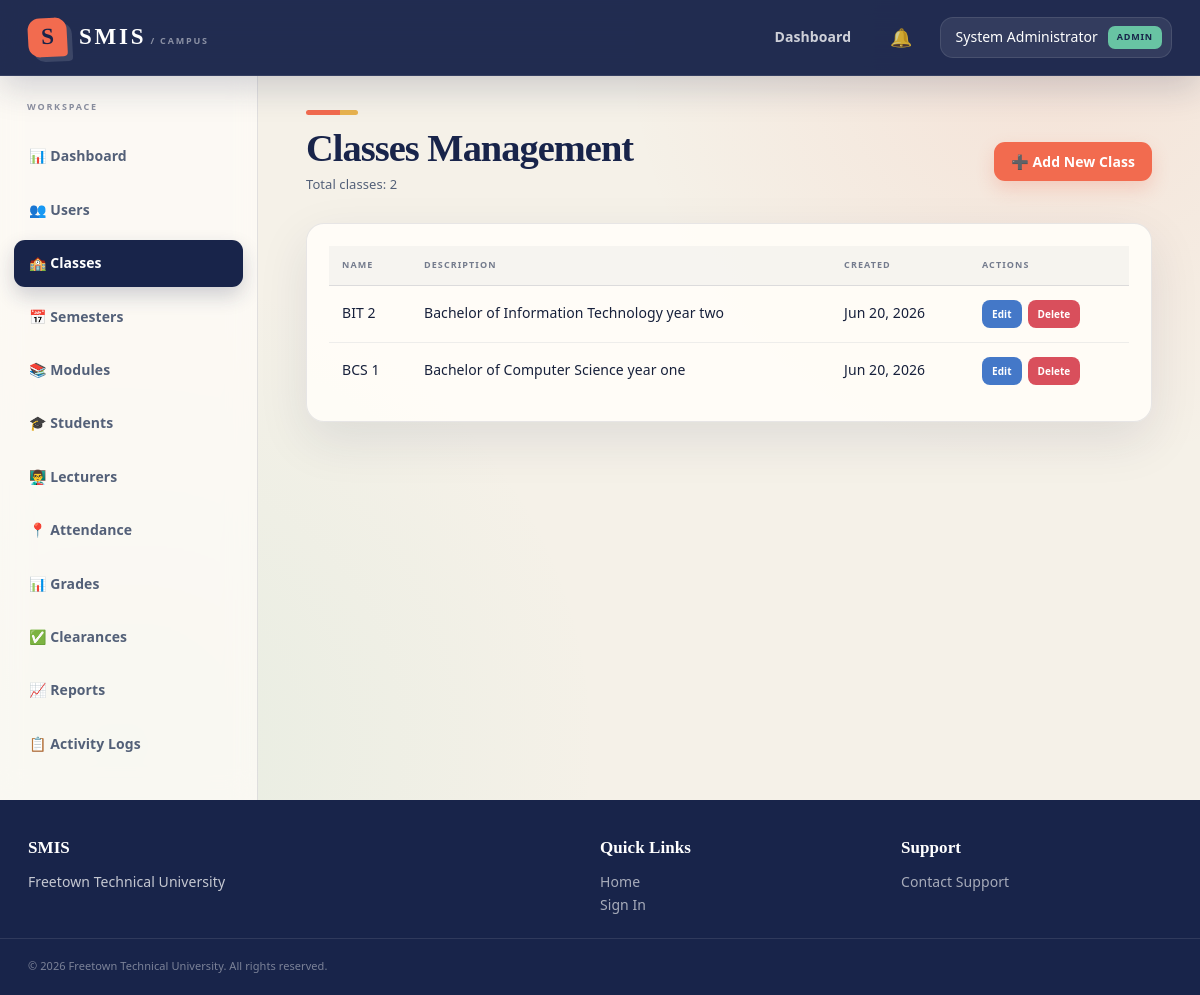
The page /admin/classes.php (signed in) on the database its author committed.
### tables this page shows
CREATE TABLE users (
  id INT UNSIGNED AUTO_INCREMENT PRIMARY KEY,
  name VARCHAR(120) NOT NULL,
  email VARCHAR(150) NOT NULL UNIQUE,
  password VARCHAR(255) NOT NULL,
  role ENUM('admin','student','lecturer','finance') NOT NULL,
  status ENUM('active','inactive') NOT NULL DEFAULT 'active',
  last_login_at DATETIME NULL,
  created_at DATETIME NOT NULL DEFAULT CURRENT_TIMESTAMP,
  updated_at DATETIME NULL ON UPDATE CURRENT_TIMESTAMP,
  INDEX idx_users_role (role),
  INDEX idx_users_status (status)
);

CREATE TABLE classes (
  id INT UNSIGNED AUTO_INCREMENT PRIMARY KEY,
  name VARCHAR(80) NOT NULL UNIQUE,
  description TEXT NULL,
  created_at DATETIME NOT NULL DEFAULT CURRENT_TIMESTAMP
);

### config/database.php (called while the page is built)
<?php
return [
    'host' => 'localhost',
    'port' => '3306',
    'database' => 'smis_db',
    'username' => 'root',
    'password' => '',
    'charset' => 'utf8mb4',
];

### includes/database.php (called while the page is built, shortened)
<?php
function db(): PDO
{
    static $pdo = null;
    if ($pdo instanceof PDO) {
        return $pdo;
    }
    $config = require __DIR__ . '/../config/database.php';
    $dsn = sprintf(
        'mysql:host=%s;port=%s;dbname=%s;charset=%s',
        $config['host'],
        $config['port'],
        $config['database'],
        $config['charset']
    );
    $pdo = new PDO($dsn, $config['username'], $config['password'], [
        PDO::ATTR_ERRMODE => PDO::ERRMODE_EXCEPTION,
        PDO::ATTR_DEFAULT_FETCH_MODE => PDO::FETCH_ASSOC,
        PDO::ATTR_EMULATE_PREPARES => false,
    ]);
    return $pdo;
}
function db_statement(string $sql, array $params = []): PDOStatement
{
    $statement = db()->prepare($sql);
    $statement->execute($params);
    return $statement;
}
function db_all(string $sql, array $params = []): array
{
    return db_statement($sql, $params)->fetchAll();
}
function db_one(string $sql, array $params = []): ?array
{
    $row = db_statement($sql, $params)->fetch();
    return $row === false ? null : $row;
}
function db_value(string $sql, array $params = []): mixed
{
    $value = db_statement($sql, $params)->fetchColumn();
    return $value === false ? null : $value;
}

### includes/functions.php (called while the page is built, shortened)
<?php
function app_config(?string $key = null, mixed $default = null): mixed
{
    static $config = null;
    if ($config === null) {
        $config = require __DIR__ . '/../config/app.php';
    }
    $value = $config;
    foreach (explode('.', $key) as $part) {
        $value = $value[$part];
    }
    return $value;
}
function e(mixed $value): string
{
    return htmlspecialchars((string) $value, ENT_QUOTES, 'UTF-8');
}
function url(string $path = ''): string
{
    $base = rtrim((string) app_config('base_url', ''), '/');
    $path = ltrim($path, '/');
    return $path === '' ? ($base === '' ? '/' : $base) : $base . '/' . $path;
}
function query(string $key, mixed $default = ''): mixed
{
    return $_GET[$key] ?? $default;
}
function format_date(?string $date): string
{
    return date('M d, Y', strtotime($date));
}
function formatDate(?string $date): string
{
    return format_date($date);
}

### includes/auth.php (called while the page is built, shortened)
<?php
function current_user(): ?array
{
    static $user = null;
    if ($user === null) {
        $user = db_one('SELECT id, name, email, role, status, last_login_at FROM users WHERE id = :id', [
            'id' => $_SESSION['user_id'],
        ]);
    }
    return $user;
}
function role_home(string $role): string
{
    return match ($role) {
        'admin' => 'admin/dashboard.php',
        'lecturer' => 'lecturer/dashboard.php',
        'finance' => 'finance/dashboard.php',
        'student' => 'student/dashboard.php',
        default => 'login.php',
    };
}

### includes/middleware.php (called while the page is built, shortened)
<?php
function require_login(): void
{
    if (!current_user()) {
        set_flash('error', 'Please sign in to continue.');
        redirect('login.php');
    }
}
function require_role(string|array $roles): void
{
    require_login();
}

### includes/pagination.php (called while the page is built, shortened)
<?php
function pagination_meta(int $total, int $page, int $perPage): array
{
    $pages = max(1, (int) ceil($total / $perPage));
    $page = min(max(1, $page), $pages);
    return [
        'total' => $total,
        'page' => $page,
        'pages' => $pages,
        'per_page' => $perPage,
        'offset' => ($page - 1) * $perPage,
    ];
}

### admin/classes.php (the view, shortened to what this page needs)
<?php
require_role('admin');
$total = (int) db_value('SELECT COUNT(*) FROM classes');
$page = max(1, (int) query('page', 1));
$per_page = 10;
$meta = pagination_meta($total, $page, $per_page);
$classes = db_all('
    SELECT id, name, description, created_at
    FROM classes
    ORDER BY created_at DESC
    LIMIT :limit OFFSET :offset
', [
    'limit' => $per_page,
    'offset' => $meta['offset']
]);
?>
<?php include __DIR__ . '/../includes/header.php'; ?>
<div class="page-header">
    <div style="display: flex; justify-content: space-between; align-items: center;">
        <div>
            <h1>Classes Management</h1>
            <p>Total classes: <?= $total ?></p>
        </div>
        <a href="<?= url('admin/classes.php?action=create') ?>" class="btn btn-primary">➕ Add New Class</a>
    </div>
</div>
<?php if (!empty($classes)): ?>
    <div class="card">
        <div class="card-body">
            <table class="table">
                <thead>
                    <tr>
                        <th>Name</th>
                        <th>Description</th>
                        <th>Created</th>
                        <th>Actions</th>
                    </tr>
                </thead>
                <tbody>
                    <?php foreach ($classes as $class): ?>
                        <tr>
                            <td><?= e($class['name']) ?></td>
                            <td><?= e(substr($class['description'] ?? '', 0, 50)) ?></td>
                            <td><?= formatDate($class['created_at']) ?></td>
                            <td>
                                <div class="table-actions">
                                    <a href="<?= url('admin/classes.php?action=edit&id=' . $class['id']) ?>" class="action-btn action-edit">Edit</a>
                                    <form method="POST" style="display: inline;">
                                        <button type="submit" class="action-btn action-delete" onclick="return confirm('Delete this class?')">
                                            Delete
                                        </button>
                                    </form>
                                </div>
                            </td>
                        </tr>
                    <?php endforeach; ?>
                </tbody>
            </table>
        </div>
    </div>
<?php endif; ?>
<?php include __DIR__ . '/../includes/footer.php'; ?>

### includes/header.php (shortened to what this page needs)
<?php
$user = current_user();
?>
<!DOCTYPE html>
<html lang="en">
<head>
    <link rel="stylesheet" href="<?= url('assets/css/style.css') ?>">
</head>
<body>
    <nav class="navbar">
        <div class="navbar-container">
            <div class="navbar-brand">
                <a href="<?= url('/') ?>" class="brand-link">
                    <span class="brand-text"><?= e(app_config('short_name')) ?></span>
                </a>
            </div>
            <div class="navbar-menu">
                <div class="navbar-menu-items">
                    <?php if ($user): ?>
                        <a href="<?= url(role_home($user['role'])) ?>" class="nav-link">Dashboard</a>
                        <div class="nav-notifications">
                            <a href="<?= url('notifications.php') ?>" class="nav-link notification-link">
                                <span class="notification-icon">🔔</span>
                            </a>
                        </div>
                        <div class="nav-user">
                            <div class="user-menu">
                                <button class="user-menu-toggle">
                                    <span><?= e($user['name']) ?></span>
                                    <span class="role-badge"><?= e($user['role']) ?></span>
                                </button>
                            </div>
                        </div>
                    <?php else: ?>
                        <a href="<?= url('login.php') ?>" class="btn btn-sm btn-primary">Sign In</a>
                    <?php endif; ?>
                </div>
            </div>
        </div>
    </nav>
    <div class="page-wrapper">
        <?php if ($user): ?>
            <aside class="sidebar">
                <nav class="sidebar-nav">
                    <?php
                    $nav_items = [];
                    if ($user['role'] === 'admin') {
                        $nav_items = [
                            ['url' => 'admin/dashboard.php', 'label' => '📊 Dashboard'],
                            ['url' => 'admin/users.php', 'label' => '👥 Users'],
                            ['url' => 'admin/classes.php', 'label' => '🏫 Classes'],
                            ['url' => 'admin/semesters.php', 'label' => '📅 Semesters'],
                            ['url' => 'admin/modules.php', 'label' => '📚 Modules'],
                            ['url' => 'admin/students.php', 'label' => '🎓 Students'],
                            ['url' => 'admin/lecturers.php', 'label' => '👨‍🏫 Lecturers'],
                            ['url' => 'admin/attendance.php', 'label' => '📍 Attendance'],
                            ['url' => 'admin/grades.php', 'label' => '📊 Grades'],
                            ['url' => 'admin/clearances.php', 'label' => '✅ Clearances'],
                            ['url' => 'admin/reports.php', 'label' => '📈 Reports'],
                            ['url' => 'admin/logs.php', 'label' => '📋 Activity Logs'],
                        ];
                    }
                    ?>
                    <?php foreach ($nav_items as $item): ?>
                        <a href="<?= url($item['url']) ?>" class="nav-item <?= strpos($_SERVER['REQUEST_URI'] ?? '', $item['url']) !== false ? 'active' : '' ?>">
                            <?= $item['label'] ?>
                        </a>
                    <?php endforeach; ?>
                </nav>
            </aside>
        <?php endif; ?>
        <main class="main-content">

### rows shown on the page
users: name "System Administrator", role "ADMIN"
classes: name "BIT 2", description "Bachelor of Information Technology year two", created_at "Jun 20, 2026"
classes: name "BCS 1", description "Bachelor of Computer Science year one", created_at "Jun 20, 2026"

### other values the page prints
app_config('short_name') "SMIS"
$item['label'] "📊 Dashboard"
$item['label'] "👥 Users"
$item['label'] "🏫 Classes"
$item['label'] "📅 Semesters"
$item['label'] "📚 Modules"
$item['label'] "🎓 Students"
$item['label'] "👨‍🏫 Lecturers"
$item['label'] "📍 Attendance"
$item['label'] "📊 Grades"
$item['label'] "✅ Clearances"
$item['label'] "📈 Reports"
$item['label'] "📋 Activity Logs"
$total "2"
app_config('university_name') "Freetown Technical University"
